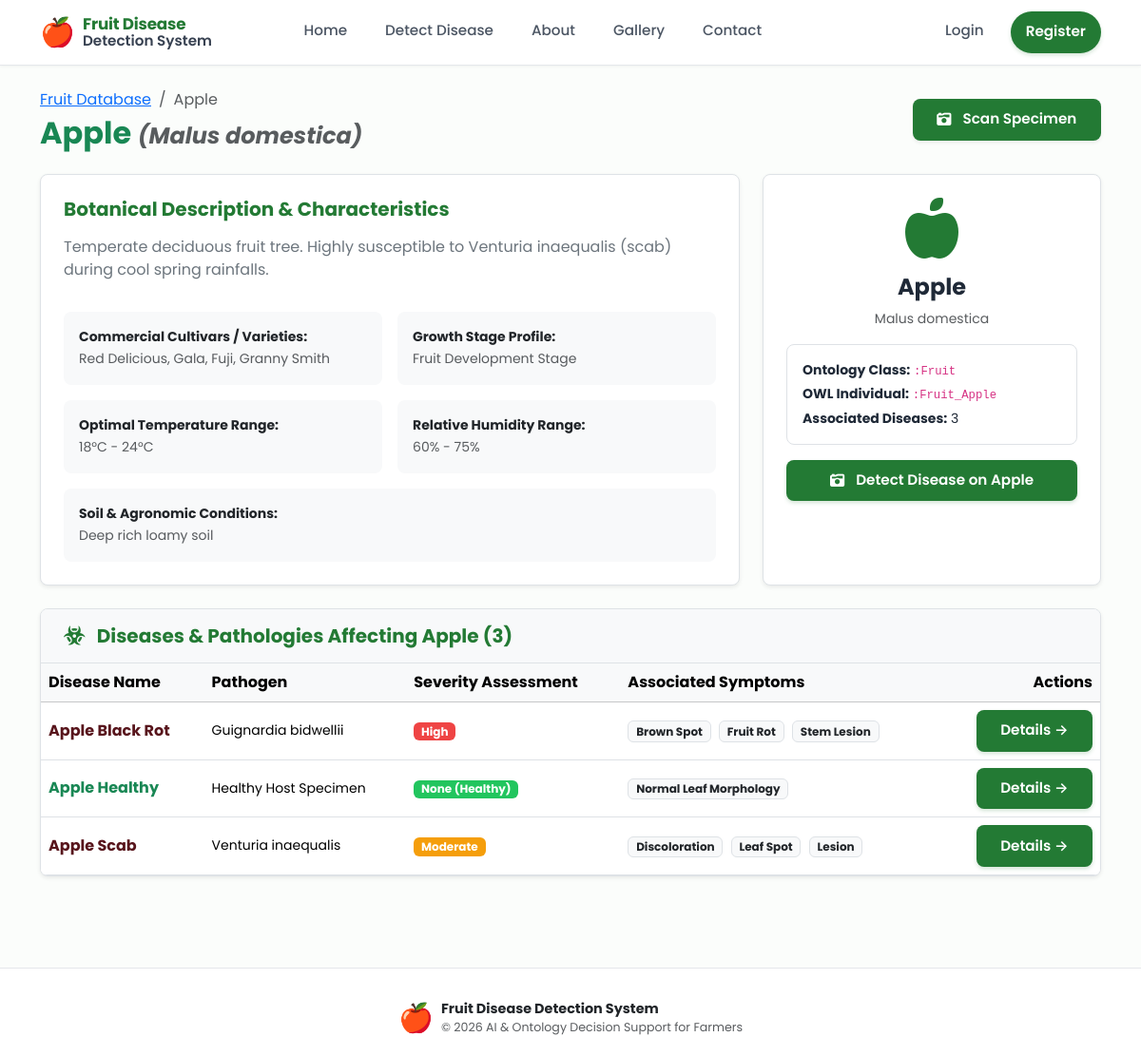
The app's page /fruits/2/ with its own data.
### fruits/models.py (models this page shows, shortened)
class Fruit(models.Model):
    GROWTH_STAGES = [
        ('flowering', 'Flowering Stage'),
        ('fruit_set', 'Fruit Set Stage'),
        ('development', 'Fruit Development Stage'),
        ('maturation', 'Maturation / Ripening Stage'),
        ('harvest', 'Harvest / Post-Harvest Stage'),
    ]
    fruit_name = models.CharField(max_length=100, unique=True)
    scientific_name = models.CharField(max_length=150, blank=True, default='')
    variety = models.CharField(max_length=150, blank=True, default='Standard Commercial Varieties')
    varieties = models.ManyToManyField(Variety, blank=True, related_name='fruits')
    color = models.CharField(max_length=60, blank=True, default='Green / Yellow / Red')
    growth_stage = models.CharField(max_length=30, choices=GROWTH_STAGES, default='development')
    description = models.TextField(blank=True, default='')
    image = models.ImageField(upload_to='fruits/', blank=True, null=True)
    optimal_temperature = models.CharField(max_length=50, blank=True, default='20°C - 30°C')
    optimal_humidity = models.CharField(max_length=50, blank=True, default='60% - 80%')
    soil_type = models.CharField(max_length=100, blank=True, default='Well-drained loamy soil')
    created_at = models.DateTimeField(auto_now_add=True)
    updated_at = models.DateTimeField(auto_now=True)
    class Meta:
        ordering = ['fruit_name']

### diseases/models.py (models this page shows, shortened)
class Disease(models.Model):
    SEVERITY_LEVELS = [
        ('healthy', 'None (Healthy)'),
        ('low', 'Low'),
        ('moderate', 'Moderate'),
        ('high', 'High'),
        ('critical', 'Critical / Severe'),
    ]
    disease_name = models.CharField(max_length=150, unique=True)
    code_name = models.CharField(max_length=100, unique=True, help_text="Dataset class key, e.g., Mango___Anthracnose")
    affected_fruit = models.ForeignKey(Fruit, on_delete=models.CASCADE, related_name='diseases')
    is_healthy = models.BooleanField(default=False)
    pathogen = models.ForeignKey(Pathogen, on_delete=models.SET_NULL, null=True, blank=True, related_name='diseases')
    pathogen_name = models.CharField(max_length=150, blank=True, default='')
    severity = models.CharField(max_length=20, choices=SEVERITY_LEVELS, default='moderate')
    environmental_condition = models.CharField(max_length=200, blank=True, default='')
    description = models.TextField()
    image = models.ImageField(upload_to='diseases/', blank=True, null=True)
    symptoms = models.ManyToManyField(Symptom, blank=True, related_name='diseases')
    environmental_factors = models.ManyToManyField(EnvironmentalFactor, blank=True, related_name='diseases')
    treatments = models.ManyToManyField(Treatment, blank=True, related_name='diseases')
    preventions = models.ManyToManyField(Prevention, blank=True, related_name='diseases')
    created_at = models.DateTimeField(auto_now_add=True)
    updated_at = models.DateTimeField(auto_now=True)
    class Meta:
        ordering = ['affected_fruit__fruit_name', 'disease_name']

class Symptom(models.Model):
    name = models.CharField(max_length=100, unique=True)
    visual_characteristics = models.CharField(max_length=200, blank=True, default='')
    description = models.TextField(blank=True, default='')
    affected_part = models.CharField(max_length=100, default='Leaves and Fruits')
    class Meta:
        ordering = ['name']

### fruits/views.py (the view)
# urls.py: path('<int:pk>/', fruit_detail_view, name='fruit_detail'),
def fruit_detail_view(request, pk):
    fruit = get_object_or_404(Fruit, pk=pk)
    diseases = fruit.diseases.all().prefetch_related('symptoms', 'treatments', 'preventions')
    return render(request, 'fruit_detail.html', {'fruit': fruit, 'diseases': diseases})

### detection/context_processors.py (called while the page is built)
def system_status(request):
    predictor = get_predictor()
    model_exists = os.path.exists(settings.SAVED_MODEL_PATH)
    owl_exists = os.path.exists(settings.OWL_FILE_PATH)
    return {
        'SYSTEM_MOCK_MODE': predictor.is_mock,
        'MODEL_FILE_EXISTS': model_exists,
        'ONTOLOGY_FILE_EXISTS': owl_exists,
        'MODEL_PATH_REL': 'model/saved_models/fruit_disease_model.h5',
        'ONTOLOGY_PATH_REL': 'ontology/fruit_disease.owl',
    }

### model/prediction/predict.py (called while the page is built, shortened)
def get_predictor() -> FruitDiseasePredictor:
    global _global_predictor
    if _global_predictor is None:
        _global_predictor = FruitDiseasePredictor()
    elif _global_predictor.is_mock and _global_predictor.model is None:
        if os.path.exists(_global_predictor.model_path):
            logger.info(
                "Retrying CNN model load (previous attempt failed, model file now found)."
            )
            _global_predictor = FruitDiseasePredictor()
    return _global_predictor

### templates/fruit_detail.html (shortened to what this page needs)
{% extends 'base.html' %}
{% block content %}
<div class="container py-4">
    <div class="d-flex justify-content-between align-items-center flex-wrap mb-4">
        <div>
            <nav aria-label="breadcrumb">
                <ol class="breadcrumb mb-1 small">
                    <li class="breadcrumb-item"><a href="{% url 'fruits:fruit_list' %}">Fruit Database</a></li>
                    <li class="breadcrumb-item active" aria-current="page">{{ fruit.fruit_name }}</li>
                </ol>
            </nav>
            <h2 class="fw-bolder text-success mb-0">{{ fruit.fruit_name }} <span class="text-muted fs-4 fst-italic">({{ fruit.scientific_name }})</span></h2>
        </div>
        <div class="d-flex gap-2 mt-2 mt-md-0">
            <a href="{% url 'detection:detect' %}" class="btn btn-theme-green btn-sm shadow-sm">
                <i class="fa-solid fa-camera-retro me-1"></i> Scan Specimen
            </a>
        </div>
    </div>
    <div class="row g-4 mb-4">
        <div class="col-lg-8">
            <div class="bg-white border rounded-3 p-4 shadow-sm h-100">
                <h5 class="fw-bold mb-3" style="color: var(--theme-green);">Botanical Description &amp; Characteristics</h5>
                <p class="text-secondary leading-relaxed">{{ fruit.description }}</p>
                <div class="row g-3 mt-2">
                    <div class="col-sm-6">
                        <div class="p-3 bg-light rounded-3">
                            <strong class="d-block text-dark small">Commercial Cultivars / Varieties:</strong>
                            <span class="text-muted small">{{ fruit.variety }}</span>
                        </div>
                    </div>
                    <div class="col-sm-6">
                        <div class="p-3 bg-light rounded-3">
                            <strong class="d-block text-dark small">Growth Stage Profile:</strong>
                            <span class="text-muted small">{{ fruit.get_growth_stage_display }}</span>
                        </div>
                    </div>
                    <div class="col-sm-6">
                        <div class="p-3 bg-light rounded-3">
                            <strong class="d-block text-dark small">Optimal Temperature Range:</strong>
                            <span class="text-muted small">{{ fruit.optimal_temperature }}</span>
                        </div>
                    </div>
                    <div class="col-sm-6">
                        <div class="p-3 bg-light rounded-3">
                            <strong class="d-block text-dark small">Relative Humidity Range:</strong>
                            <span class="text-muted small">{{ fruit.optimal_humidity }}</span>
                        </div>
                    </div>
                    <div class="col-12">
                        <div class="p-3 bg-light rounded-3">
                            <strong class="d-block text-dark small">Soil &amp; Agronomic Conditions:</strong>
                            <span class="text-muted small">{{ fruit.soil_type }}</span>
                        </div>
                    </div>
                </div>
            </div>
        </div>
        <div class="col-lg-4">
            <div class="bg-white border rounded-3 p-4 shadow-sm h-100 text-center bg-light">
                <i class="fa-solid fa-apple-whole fa-4x mb-3" style="color: var(--theme-green);"></i>
                <h4 class="fw-bold">{{ fruit.fruit_name }}</h4>
                <p class="text-muted small">{{ fruit.scientific_name }}</p>
                <div class="p-3 bg-white rounded-3 border text-start mb-3 small">
                    <div><strong>Ontology Class:</strong> <code>:Fruit</code></div>
                    <div class="mt-1"><strong>OWL Individual:</strong> <code>:Fruit_{{ fruit.fruit_name }}</code></div>
                    <div class="mt-1"><strong>Associated Diseases:</strong> {{ diseases.count }}</div>
                </div>
                <a href="{% url 'detection:detect' %}" class="btn btn-theme-green w-100 fw-semibold">
                    <i class="fa-solid fa-camera-retro me-1"></i> Detect Disease on {{ fruit.fruit_name }}
                </a>
            </div>
        </div>
    </div>
    <div class="bg-white border rounded-3 shadow-sm mb-4 overflow-hidden">
        <div class="px-4 py-3 border-bottom d-flex justify-content-between align-items-center bg-light">
            <h5 class="fw-bold mb-0" style="color: var(--theme-green);">
                <i class="fa-solid fa-biohazard me-2"></i> Diseases &amp; Pathologies Affecting {{ fruit.fruit_name }} ({{ diseases.count }})
            </h5>
        </div>
        <div>
            <div class="table-responsive">
                <table class="table table-hover align-middle mb-0">
                    <thead class="table-light">
                        <tr>
                            <th>Disease Name</th>
                            <th>Pathogen</th>
                            <th>Severity Assessment</th>
                            <th>Associated Symptoms</th>
                            <th class="text-end">Actions</th>
                        </tr>
                    </thead>
                    <tbody>
                        {% for d in diseases %}
                            <tr>
                                <td>
                                    <a href="{% url 'diseases:disease_detail' d.pk %}" class="fw-bold text-decoration-none {% if d.is_healthy %}text-success{% else %}text-danger-emphasis{% endif %}">
                                        {{ d.disease_name }}
                                    </a>
                                </td>
                                <td class="small">{{ d.pathogen_name|default:"-" }}</td>
                                <td>
                                    <span class="badge {% if d.severity == 'high' or d.severity == 'critical' %}badge-severity-high{% elif d.severity == 'moderate' %}badge-severity-moderate{% elif d.severity == 'healthy' %}badge-severity-healthy{% else %}badge-severity-low{% endif %}">
                                        {{ d.get_severity_display }}
                                    </span>
                                </td>
                                <td>
                                    {% for s in d.symptoms.all|slice:":3" %}
                                        <span class="badge bg-light text-dark border small me-1">{{ s.name }}</span>
                                    {% empty %}
                                        <span class="text-muted small">-</span>
                                    {% endfor %}
                                </td>
                                <td class="text-end">
                                    <a href="{% url 'diseases:disease_detail' d.pk %}" class="btn btn-sm btn-theme-green">
                                        Details &rarr;
                                    </a>
                                </td>
                            </tr>
                        {% empty %}
                            <tr>
                                <td colspan="5" class="text-center py-4 text-muted">
                                    No diseases registered for this fruit yet.
                                </td>
                            </tr>
                        {% endfor %}
                    </tbody>
                </table>
            </div>
        </div>
    </div>
</div>
{% endblock %}

### static/css/style.css (style rules this page uses)
:root { --theme-green: #237a34; --theme-green-hover: #1b5e20; --theme-light-green: #f0fdf4; --theme-border-green: #bbf7d0; --theme-text-dark: #1f2937; --theme-text-muted: #6b7280; --theme-card-bg: #ffffff; --theme-bg-body: #fbfdfb; --theme-danger: #dc2626; --theme-warning: #ea580c; }
body { font-family: 'Poppins', -apple-system, BlinkMacSystemFont, 'Segoe UI', Roboto, sans-serif; background-color: var(--theme-bg-body); color: var(--theme-text-dark); min-height: 100vh; display: flex; flex-direction: column; margin: 0; padding: 0; }
.btn-theme-green { background-color: var(--theme-green); color: #ffffff !important; border: none; font-weight: 600; font-size: 0.95rem; padding: 0.65rem 1.6rem; border-radius: 8px; display: inline-flex; align-items: center; justify-content: center; gap: 0.5rem; transition: all 0.2s ease; box-shadow: 0 2px 4px rgba(35, 122, 52, 0.2); text-decoration: none; }
.badge-severity-healthy { background-color: #22c55e !important; color: #ffffff !important; font-size: 0.75rem; padding: 0.3em 0.65em; border-radius: 0.375rem; }
.badge-severity-moderate { background-color: #f59e0b !important; color: #ffffff !important; font-size: 0.75rem; padding: 0.3em 0.65em; border-radius: 0.375rem; }
.badge-severity-high { background-color: #ef4444 !important; color: #ffffff !important; font-size: 0.75rem; padding: 0.3em 0.65em; border-radius: 0.375rem; }

### records on screen
Fruit: fruit_name "Apple", scientific_name "Malus domestica", description "Temperate deciduous fruit tree. Highly susceptible to Venturia inaequalis (scab) during cool spring rainfalls.", variety "Red Delicious, Gala, Fuji, Granny Smith", growth_stage "Fruit Development Stage", optimal_temperature "18°C - 24°C", optimal_humidity "60% - 75%", soil_type "Deep rich loamy soil"
Disease: disease_name "Apple Black Rot", pathogen_name "Guignardia bidwellii", severity "High"
Symptom: name "Brown Spot"
Symptom: name "Fruit Rot"
Symptom: name "Stem Lesion"
Disease: disease_name "Apple Healthy", pathogen_name "Healthy Host Specimen", severity "None (Healthy)"
Symptom: name "Normal Leaf Morphology"
Disease: disease_name "Apple Scab", pathogen_name "Venturia inaequalis", severity "Moderate"
Symptom: name "Discoloration"
Symptom: name "Leaf Spot"
Symptom: name "Lesion"

### other values on screen
{{ diseases.count }} "3"
